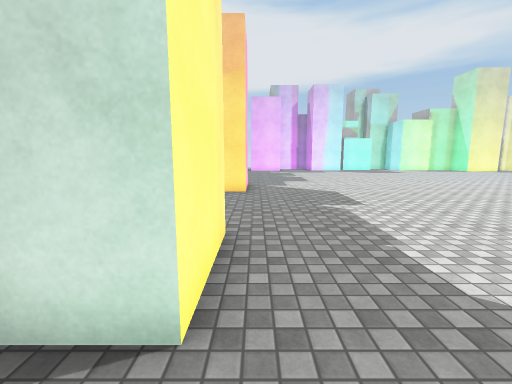
View 1 (above)

17 first-person views from a walk through a Unity game level. The camera is 1.5 m above the floor, tilts 8° down and sees 90° across. The floor is counted in squares, 1 m on a side. Each view is taken from the middle of a square. On the plan, view 1 faces up. The plan holds only what a view shows up to about 13 squares ahead; the rest is blank. The place goes on beyond the plan. The player is left out. Some animated figures are not drawn. Surface patterns are stand-ins for the level's own textures.

View 2
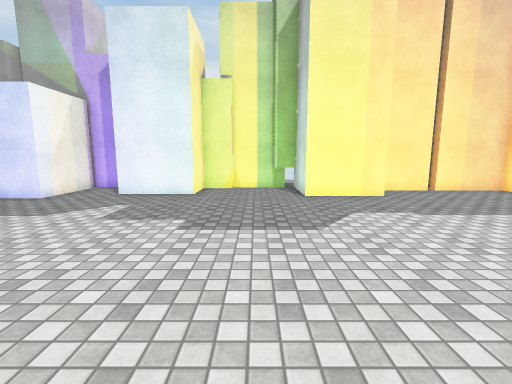

View 3
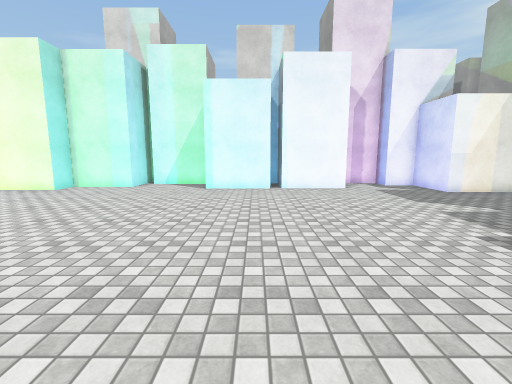

View 4
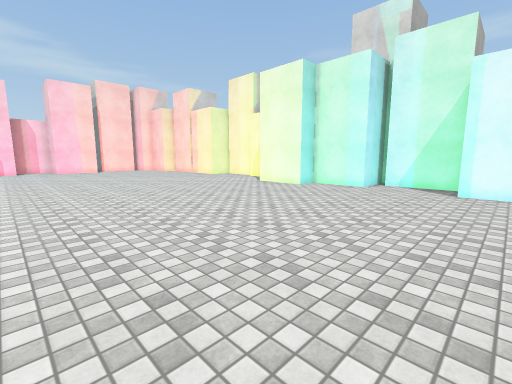

View 5
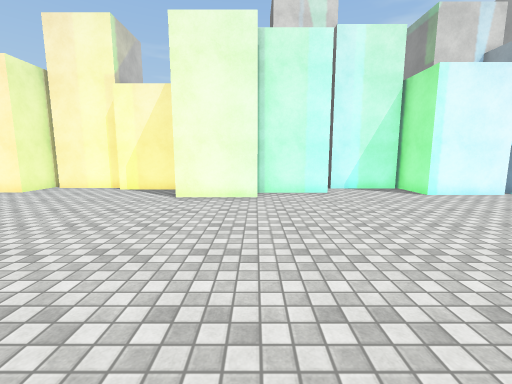

View 6
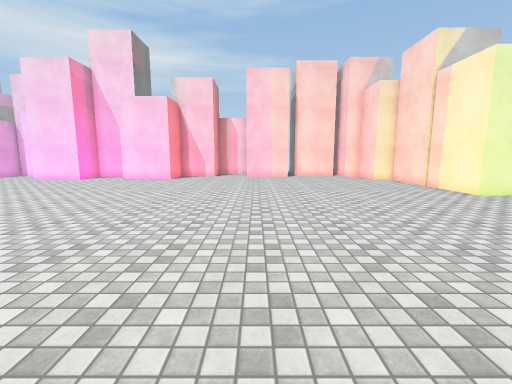

View 7
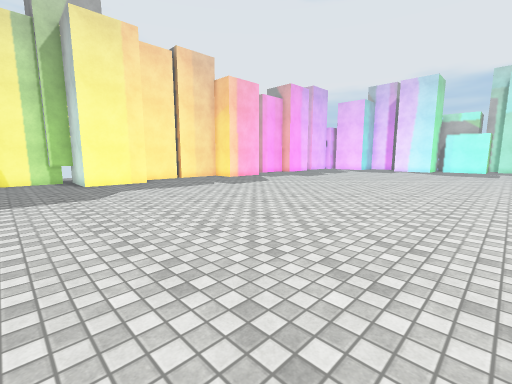

View 8
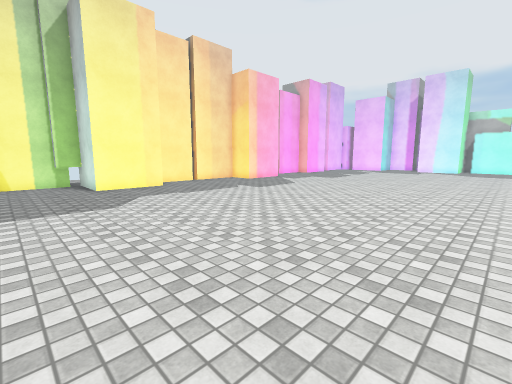

View 9
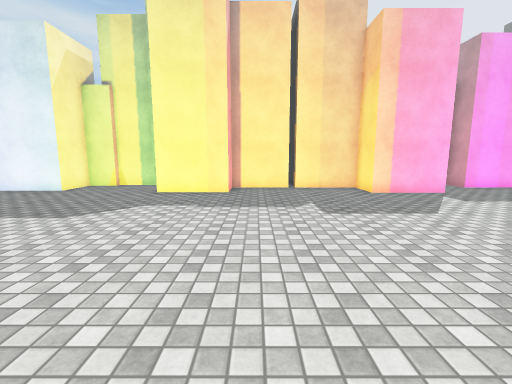

View 10
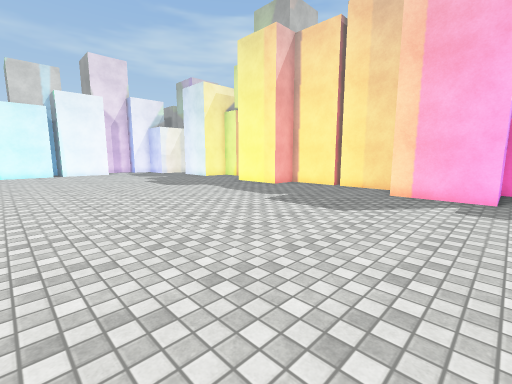

View 11
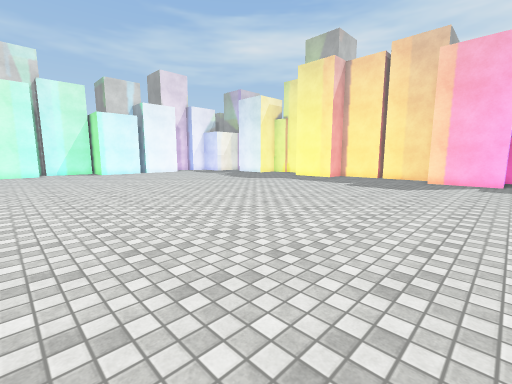

View 12
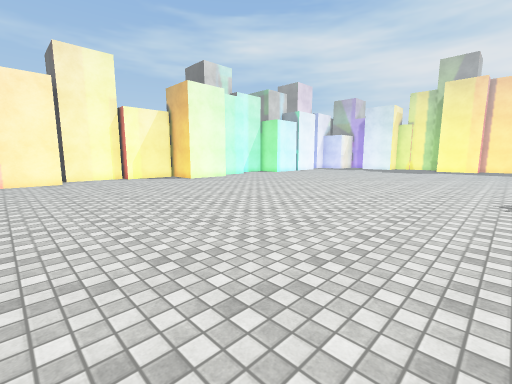

View 13
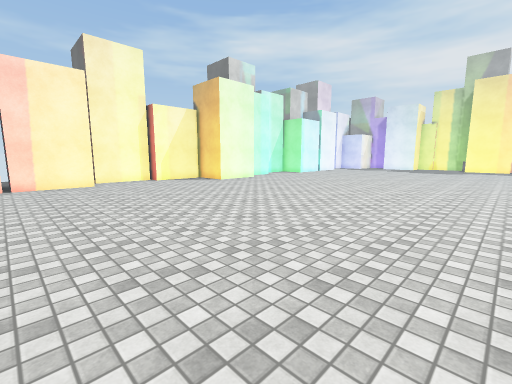

View 14
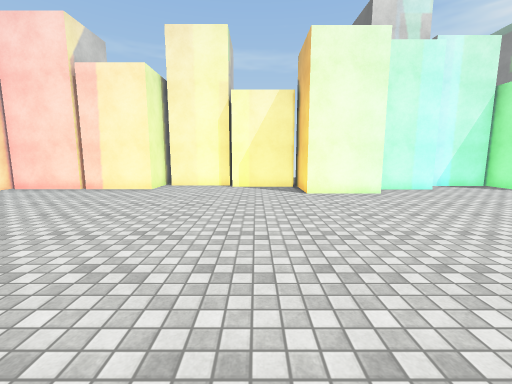

View 15
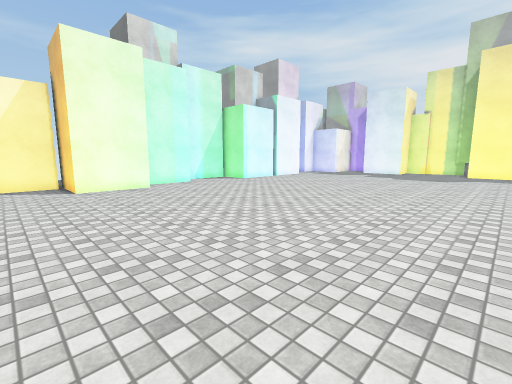

View 16
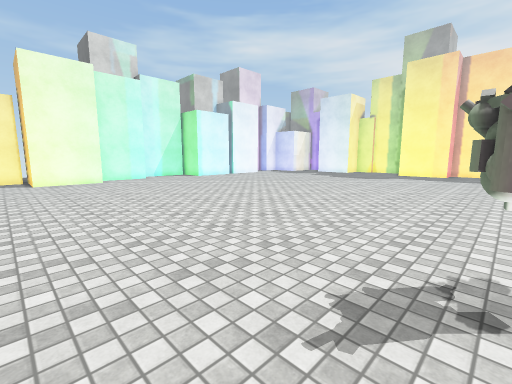

View 17
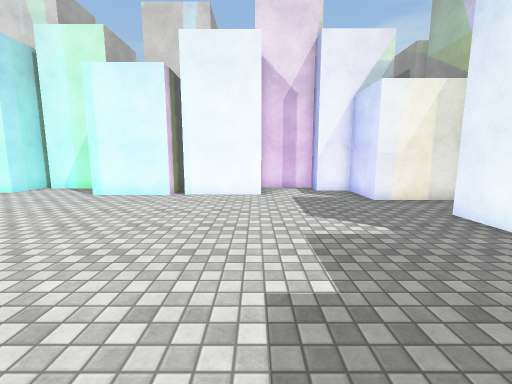

### Floor plan
Points are (right, up) in squares from view 1. A wall is a line through its corners. A room is listed if a view was taken in it or the views show most of it. See-through windows are left out.
Room 1 (views 1, 2, 3, 4, 5, 6, 7, 8, 9, 10, 11, 12, 13, 14, 15, 16, 17)
walls: (7.3, -8.8) (10.3, -8.8) (10.3, -11.2); (20.1, -10.5) (23.2, -10.5); (10.5, -10.8) (13.5, -10.8); (14, -11.5) (14, -9.6) (16.9, -9.6) (16.9, -8.3) (19.9, -8.3) (19.9, -11.2); (3.8, -8.8) (6.9, -8.8); (23.2, -11.1) (26.4, -11.1); (-2.2, 7.6) (-2.2, 4.9) (-0.6, 4.9) (-0.6, 1.9) (-3.5, 1.9); (-2.9, 1.9) (-2.9, 0.9); (-2.9, -1) (-2.9, -2.4) (-1.1, -2.4) (-1.1, -5.5); (-3.3, 1.5) (-3.3, -1.1); (26.7, -11.5) (26.7, -9.6) (29.8, -9.6); (-0.6, 13.8) (-0.6, 10.8) (-2.2, 10.8) (-2.2, 7.9); (30, -9.6) (30.5, -9.6); (-3.3, -6.6) (-3.3, -7.7) (-0.1, -7.7) (-0.1, -10.1) (1.3, -10.1) (1.3, -11.1) (3.8, -11.1)
objects: other object (17, 8); other object (17, 9); other object (18, 8)

Positions as (right, up) in squares from view 1, and headings:
1: (0, 0), facing up
2: (9, 0), facing left
3: (8, 3), facing down
4: (9, 3), facing down-right
5: (17, 1), facing down
6: (17, -1), facing right
7: (14, -1), facing up-left
8: (12, -1), facing up-left
9: (10, 6), facing left
10: (10, 14), facing down-left
11: (16, 14), facing down-left
12: (29, 7), facing down-left
13: (30, 5), facing down-left
14: (22, 2), facing down
15: (22, 4), facing down-left
16: (21, 8), facing down-left
17: (4, 1), facing down
